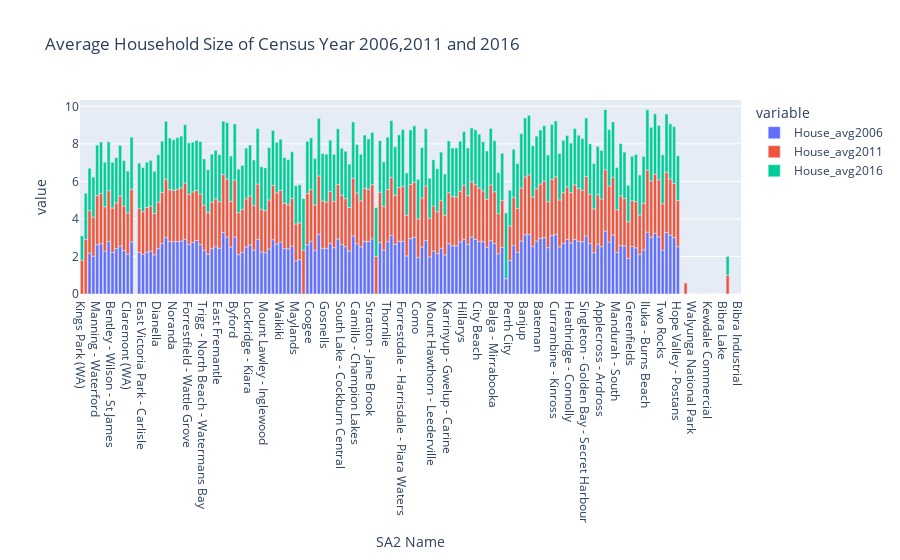

Notebook code for this chart:
### Code cell
# wide_df = px.data.df()

fig_house_total = px.bar(df, x="SA2 Name", y=["House_avg2006", "House_avg2011", "House_avg2016"], title="Average Household Size of Census Year 2006,2011 and 2016")
fig_house_total.show()

### Figure 1 — Plotly figure (JSON) as saved in the notebook; plotly's stock layout.template omitted (floating-point values rounded to 4 significant figures; data arrays with more than 128 entries replaced by an {"elided": "..."} marker saying what was removed)
{"data": [{"alignmentgroup": "True", "hovertemplate": "variable=House_avg2006<br>SA2 Name=%{x}<br>value=%{y}<extra></extra>", "legendgroup": "House_avg2006", "marker": {"color": "#636efa"}, "name": "House_avg2006", "offsetgroup": "House_avg2006", "orientation": "v", "showlegend": true, "textposition": "auto", "type": "bar", "x": {"elided": "173 str values"}, "xaxis": "x", "y": {"elided": "173 float values"}, "yaxis": "y"}, {"alignmentgroup": "True", "hovertemplate": "variable=House_avg2011<br>SA2 Name=%{x}<br>value=%{y}<extra></extra>", "legendgroup": "House_avg2011", "marker": {"color": "#EF553B"}, "name": "House_avg2011", "offsetgroup": "House_avg2011", "orientation": "v", "showlegend": true, "textposition": "auto", "type": "bar", "x": {"elided": "173 str values"}, "xaxis": "x", "y": {"elided": "173 float values"}, "yaxis": "y"}, {"alignmentgroup": "True", "hovertemplate": "variable=House_avg2016<br>SA2 Name=%{x}<br>value=%{y}<extra></extra>", "legendgroup": "House_avg2016", "marker": {"color": "#00cc96"}, "name": "House_avg2016", "offsetgroup": "House_avg2016", "orientation": "v", "showlegend": true, "textposition": "auto", "type": "bar", "x": {"elided": "173 str values"}, "xaxis": "x", "y": {"elided": "173 float values"}, "yaxis": "y"}], "layout": {"barmode": "relative", "legend": {"title": {"text": "variable"}, "tracegroupgap": 0}, "title": {"text": "Average Household Size of Census Year 2006,2011 and 2016"}, "xaxis": {"anchor": "y", "domain": [0, 1], "title": {"text": "SA2 Name"}}, "yaxis": {"anchor": "x", "domain": [0, 1], "title": {"text": "value"}}}}
